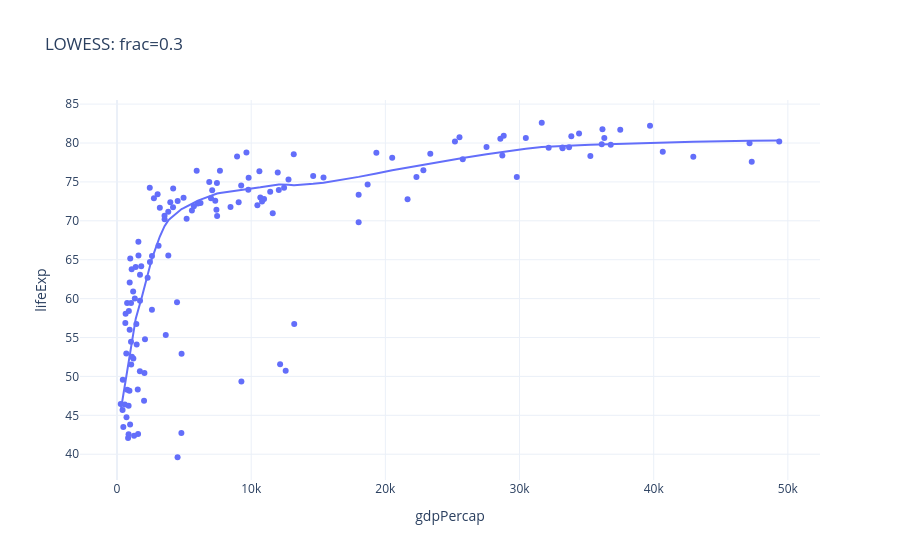
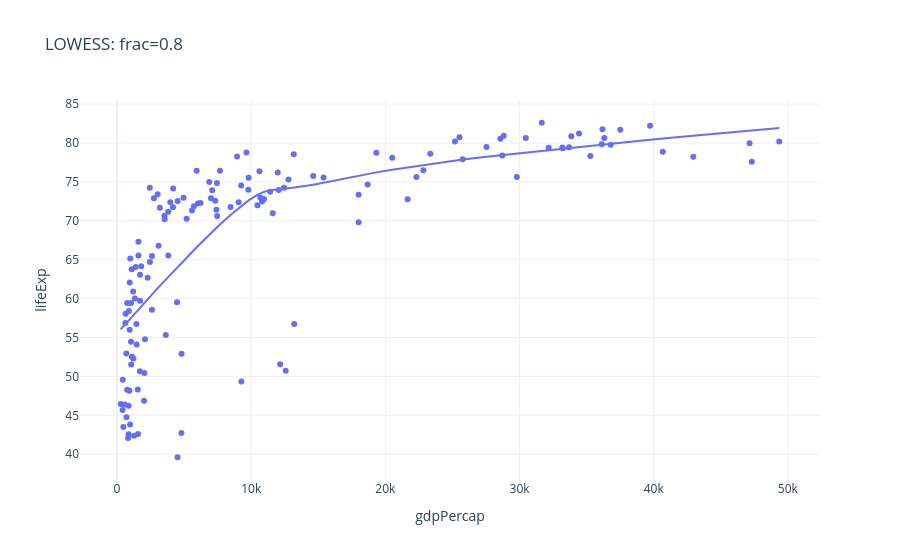

The notebook cell saved with these charts, in order:
### Markdown cell above
### 주변 자료를 넓게 또는 좁게 참고하면 선은 어떻게 달라질까?

### Code cell
# N04
import plotly.express as px

# Gapminder에서 2007년 자료만 선택합니다.
gap = px.data.gapminder()
g07 = gap.loc[gap['year'] == 2007].copy()

for frac in [0.3, 0.8]:
    fig = px.scatter(g07, x='gdpPercap', y='lifeExp',
                     trendline='lowess', trendline_options={'frac': frac},
                     title=f'LOWESS: frac={frac}')
    fig.show()

### Figure 1 — Plotly figure (JSON) as saved in the notebook; plotly's stock layout.template omitted (floating-point values rounded to 4 significant figures; data arrays with more than 128 entries replaced by an {"elided": "..."} marker saying what was removed)
{"data": [{"hovertemplate": "gdpPercap=%{x}<br>lifeExp=%{y}<extra></extra>", "legendgroup": "", "marker": {"color": "#636efa", "symbol": "circle"}, "mode": "markers", "name": "", "orientation": "v", "showlegend": false, "type": "scatter", "x": {"elided": "142 float values"}, "xaxis": "x", "y": {"elided": "142 float values"}, "yaxis": "y"}, {"hovertemplate": "<b>LOWESS trendline</b><br><br>gdpPercap=%{x}<br>lifeExp=%{y} <b>(trend)</b><extra></extra>", "legendgroup": "", "marker": {"color": "#636efa", "symbol": "circle"}, "mode": "lines", "name": "", "showlegend": false, "type": "scatter", "x": {"elided": "142 float values"}, "xaxis": "x", "y": {"elided": "142 float values"}, "yaxis": "y"}], "layout": {"legend": {"tracegroupgap": 0}, "title": {"text": "LOWESS: frac=0.3"}, "xaxis": {"anchor": "y", "domain": [0, 1], "title": {"text": "gdpPercap"}}, "yaxis": {"anchor": "x", "domain": [0, 1], "title": {"text": "lifeExp"}}}}

### Figure 2 — Plotly figure (JSON) as saved in the notebook; plotly's stock layout.template omitted (floating-point values rounded to 4 significant figures; data arrays with more than 128 entries replaced by an {"elided": "..."} marker saying what was removed)
{"data": [{"hovertemplate": "gdpPercap=%{x}<br>lifeExp=%{y}<extra></extra>", "legendgroup": "", "marker": {"color": "#636efa", "symbol": "circle"}, "mode": "markers", "name": "", "orientation": "v", "showlegend": false, "type": "scatter", "x": {"elided": "142 float values"}, "xaxis": "x", "y": {"elided": "142 float values"}, "yaxis": "y"}, {"hovertemplate": "<b>LOWESS trendline</b><br><br>gdpPercap=%{x}<br>lifeExp=%{y} <b>(trend)</b><extra></extra>", "legendgroup": "", "marker": {"color": "#636efa", "symbol": "circle"}, "mode": "lines", "name": "", "showlegend": false, "type": "scatter", "x": {"elided": "142 float values"}, "xaxis": "x", "y": {"elided": "142 float values"}, "yaxis": "y"}], "layout": {"legend": {"tracegroupgap": 0}, "title": {"text": "LOWESS: frac=0.8"}, "xaxis": {"anchor": "y", "domain": [0, 1], "title": {"text": "gdpPercap"}}, "yaxis": {"anchor": "x", "domain": [0, 1], "title": {"text": "lifeExp"}}}}
